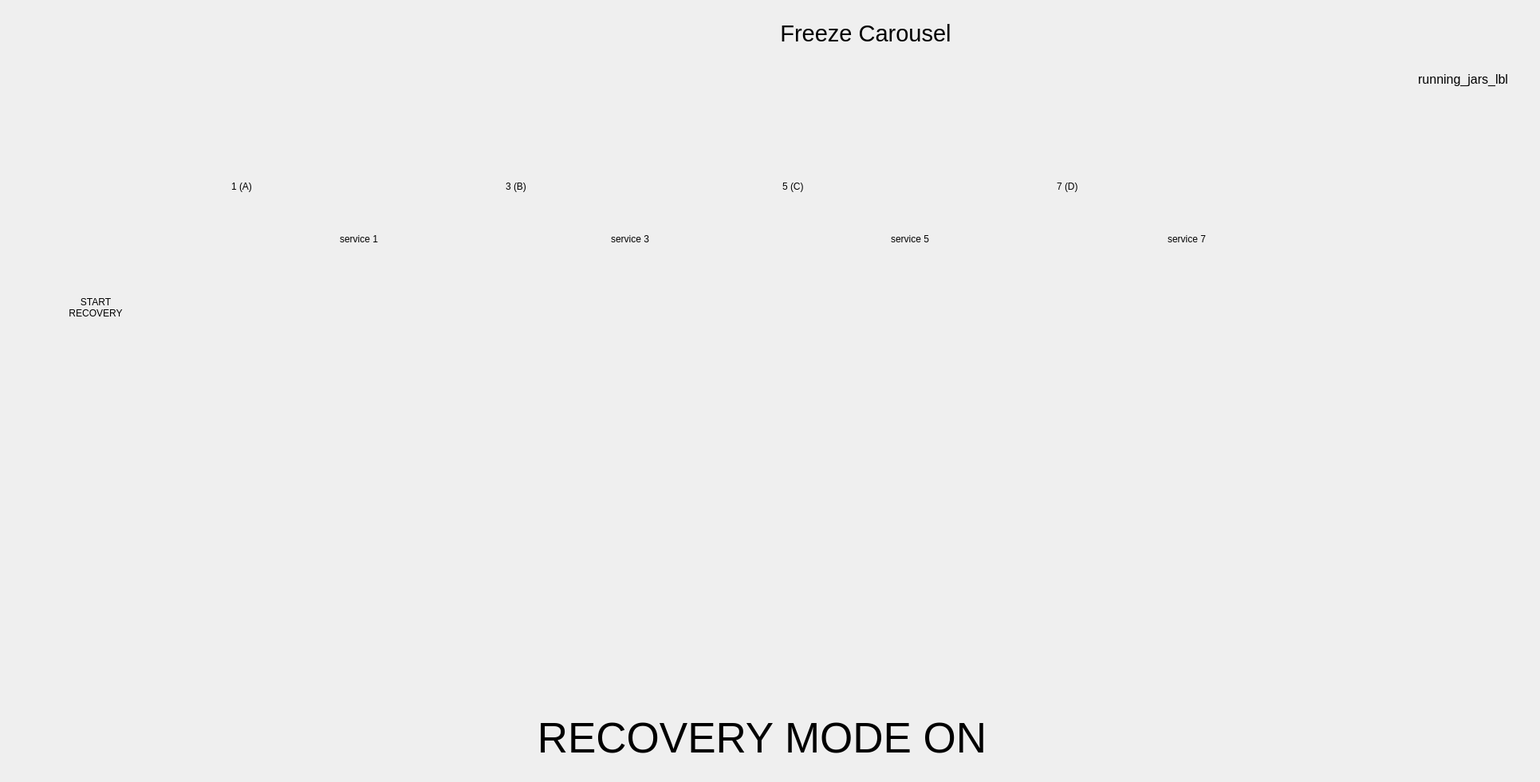
<?xml version="1.0" encoding="UTF-8"?>
<ui version="4.0">
 <class>home_frame</class>
 <widget class="QFrame" name="home_frame">
  <property name="geometry">
   <rect>
    <x>0</x>
    <y>0</y>
    <width>1931</width>
    <height>981</height>
   </rect>
  </property>
  <property name="windowTitle">
   <string>HomeFrame</string>
  </property>
  <widget class="QPushButton" name="service_1_btn">
   <property name="geometry">
    <rect>
     <x>320</x>
     <y>270</y>
     <width>260</width>
     <height>60</height>
    </rect>
   </property>
   <property name="text">
    <string>service 1</string>
   </property>
   <property name="flat">
    <bool>true</bool>
   </property>
   <attribute name="buttonGroup">
    <string notr="true">service_btn_group</string>
   </attribute>
  </widget>
  <widget class="QPushButton" name="service_3_btn">
   <property name="geometry">
    <rect>
     <x>660</x>
     <y>270</y>
     <width>260</width>
     <height>60</height>
    </rect>
   </property>
   <property name="text">
    <string>service 3</string>
   </property>
   <property name="flat">
    <bool>true</bool>
   </property>
   <attribute name="buttonGroup">
    <string notr="true">service_btn_group</string>
   </attribute>
  </widget>
  <widget class="QPushButton" name="service_5_btn">
   <property name="geometry">
    <rect>
     <x>1011</x>
     <y>270</y>
     <width>260</width>
     <height>60</height>
    </rect>
   </property>
   <property name="text">
    <string>service 5</string>
   </property>
   <property name="flat">
    <bool>true</bool>
   </property>
   <attribute name="buttonGroup">
    <string notr="true">service_btn_group</string>
   </attribute>
  </widget>
  <widget class="QPushButton" name="service_7_btn">
   <property name="geometry">
    <rect>
     <x>1358</x>
     <y>270</y>
     <width>260</width>
     <height>60</height>
    </rect>
   </property>
   <property name="text">
    <string>service 7</string>
   </property>
   <property name="flat">
    <bool>true</bool>
   </property>
   <attribute name="buttonGroup">
    <string notr="true">service_btn_group</string>
   </attribute>
  </widget>
  <widget class="QPushButton" name="service_0_btn">
   <property name="geometry">
    <rect>
     <x>70</x>
     <y>230</y>
     <width>201</width>
     <height>91</height>
    </rect>
   </property>
   <property name="autoFillBackground">
    <bool>false</bool>
   </property>
   <property name="styleSheet">
    <string notr="true">background:#EEEEFF</string>
   </property>
   <property name="text">
    <string/>
   </property>
   <property name="icon">
    <iconset>
     <normaloff>../images/alfa_logo.png</normaloff>../images/alfa_logo.png</iconset>
   </property>
   <property name="iconSize">
    <size>
     <width>160</width>
     <height>68</height>
    </size>
   </property>
   <property name="flat">
    <bool>true</bool>
   </property>
   <attribute name="buttonGroup">
    <string notr="true">service_btn_group</string>
   </attribute>
  </widget>
  <widget class="QLabel" name="sinottico">
   <property name="geometry">
    <rect>
     <x>4</x>
     <y>4</y>
     <width>1912</width>
     <height>972</height>
    </rect>
   </property>
   <property name="text">
    <string/>
   </property>
   <property name="pixmap">
    <pixmap>../images/sinottico_CRX80.png</pixmap>
   </property>
   <property name="scaledContents">
    <bool>true</bool>
   </property>
  </widget>
  <widget class="QPushButton" name="feed_jar_btn">
   <property name="geometry">
    <rect>
     <x>40</x>
     <y>460</y>
     <width>141</width>
     <height>91</height>
    </rect>
   </property>
   <property name="text">
    <string/>
   </property>
   <property name="icon">
    <iconset>
     <normaloff>../images/arrow-green.png</normaloff>../images/arrow-green.png</iconset>
   </property>
   <property name="iconSize">
    <size>
     <width>120</width>
     <height>60</height>
    </size>
   </property>
   <property name="flat">
    <bool>true</bool>
   </property>
   <attribute name="buttonGroup">
    <string notr="true">action_btn_group</string>
   </attribute>
  </widget>
  <widget class="QPushButton" name="action_01_btn">
   <property name="geometry">
    <rect>
     <x>182</x>
     <y>560</y>
     <width>71</width>
     <height>61</height>
    </rect>
   </property>
   <property name="text">
    <string/>
   </property>
   <property name="icon">
    <iconset>
     <normaloff>../images/settings.png</normaloff>../images/settings.png</iconset>
   </property>
   <property name="iconSize">
    <size>
     <width>50</width>
     <height>50</height>
    </size>
   </property>
   <property name="flat">
    <bool>true</bool>
   </property>
   <attribute name="buttonGroup">
    <string notr="true">action_btn_group</string>
   </attribute>
  </widget>
  <widget class="QPushButton" name="action_02_btn">
   <property name="geometry">
    <rect>
     <x>320</x>
     <y>470</y>
     <width>71</width>
     <height>61</height>
    </rect>
   </property>
   <property name="text">
    <string/>
   </property>
   <property name="icon">
    <iconset>
     <normaloff>../images/settings.png</normaloff>../images/settings.png</iconset>
   </property>
   <property name="iconSize">
    <size>
     <width>50</width>
     <height>50</height>
    </size>
   </property>
   <property name="flat">
    <bool>true</bool>
   </property>
   <attribute name="buttonGroup">
    <string notr="true">action_btn_group</string>
   </attribute>
  </widget>
  <widget class="QPushButton" name="action_03_btn">
   <property name="geometry">
    <rect>
     <x>660</x>
     <y>470</y>
     <width>71</width>
     <height>61</height>
    </rect>
   </property>
   <property name="text">
    <string/>
   </property>
   <property name="icon">
    <iconset>
     <normaloff>../images/settings.png</normaloff>../images/settings.png</iconset>
   </property>
   <property name="iconSize">
    <size>
     <width>50</width>
     <height>50</height>
    </size>
   </property>
   <property name="flat">
    <bool>true</bool>
   </property>
   <attribute name="buttonGroup">
    <string notr="true">action_btn_group</string>
   </attribute>
  </widget>
  <widget class="QPushButton" name="action_04_btn">
   <property name="geometry">
    <rect>
     <x>1004</x>
     <y>470</y>
     <width>71</width>
     <height>61</height>
    </rect>
   </property>
   <property name="text">
    <string/>
   </property>
   <property name="icon">
    <iconset>
     <normaloff>../images/settings.png</normaloff>../images/settings.png</iconset>
   </property>
   <property name="iconSize">
    <size>
     <width>50</width>
     <height>50</height>
    </size>
   </property>
   <property name="flat">
    <bool>true</bool>
   </property>
   <attribute name="buttonGroup">
    <string notr="true">action_btn_group</string>
   </attribute>
  </widget>
  <widget class="QPushButton" name="action_05_btn">
   <property name="geometry">
    <rect>
     <x>1348</x>
     <y>470</y>
     <width>71</width>
     <height>61</height>
    </rect>
   </property>
   <property name="text">
    <string/>
   </property>
   <property name="icon">
    <iconset>
     <normaloff>../images/settings.png</normaloff>../images/settings.png</iconset>
   </property>
   <property name="iconSize">
    <size>
     <width>50</width>
     <height>50</height>
    </size>
   </property>
   <property name="flat">
    <bool>true</bool>
   </property>
   <attribute name="buttonGroup">
    <string notr="true">action_btn_group</string>
   </attribute>
  </widget>
  <widget class="QPushButton" name="action_06_btn">
   <property name="geometry">
    <rect>
     <x>1683</x>
     <y>560</y>
     <width>71</width>
     <height>61</height>
    </rect>
   </property>
   <property name="text">
    <string/>
   </property>
   <property name="icon">
    <iconset>
     <normaloff>../images/settings.png</normaloff>../images/settings.png</iconset>
   </property>
   <property name="iconSize">
    <size>
     <width>50</width>
     <height>50</height>
    </size>
   </property>
   <property name="flat">
    <bool>true</bool>
   </property>
   <attribute name="buttonGroup">
    <string notr="true">action_btn_group</string>
   </attribute>
  </widget>
  <widget class="QLabel" name="refill_1_lbl">
   <property name="geometry">
    <rect>
     <x>290</x>
     <y>350</y>
     <width>56</width>
     <height>56</height>
    </rect>
   </property>
   <property name="styleSheet">
    <string notr="true">color:#000000;
</string>
   </property>
   <property name="text">
    <string/>
   </property>
   <property name="pixmap">
    <pixmap>../images/tank_gray.png</pixmap>
   </property>
   <property name="scaledContents">
    <bool>true</bool>
   </property>
   <property name="iconSize" stdset="0">
    <size>
     <width>68</width>
     <height>68</height>
    </size>
   </property>
  </widget>
  <widget class="QLabel" name="refill_3_lbl">
   <property name="geometry">
    <rect>
     <x>632</x>
     <y>350</y>
     <width>56</width>
     <height>56</height>
    </rect>
   </property>
   <property name="styleSheet">
    <string notr="true">color:#000000;
</string>
   </property>
   <property name="text">
    <string/>
   </property>
   <property name="pixmap">
    <pixmap>../images/tank_gray.png</pixmap>
   </property>
   <property name="scaledContents">
    <bool>true</bool>
   </property>
   <property name="iconSize" stdset="0">
    <size>
     <width>68</width>
     <height>68</height>
    </size>
   </property>
  </widget>
  <widget class="QLabel" name="refill_5_lbl">
   <property name="geometry">
    <rect>
     <x>978</x>
     <y>350</y>
     <width>56</width>
     <height>56</height>
    </rect>
   </property>
   <property name="styleSheet">
    <string notr="true">color:#000000;
</string>
   </property>
   <property name="text">
    <string/>
   </property>
   <property name="pixmap">
    <pixmap>../images/tank_gray.png</pixmap>
   </property>
   <property name="scaledContents">
    <bool>true</bool>
   </property>
   <property name="iconSize" stdset="0">
    <size>
     <width>68</width>
     <height>68</height>
    </size>
   </property>
  </widget>
  <widget class="QLabel" name="refill_7_lbl">
   <property name="geometry">
    <rect>
     <x>1323</x>
     <y>350</y>
     <width>56</width>
     <height>56</height>
    </rect>
   </property>
   <property name="styleSheet">
    <string notr="true">color:#000000;
</string>
   </property>
   <property name="text">
    <string/>
   </property>
   <property name="pixmap">
    <pixmap>../images/tank_gray.png</pixmap>
   </property>
   <property name="scaledContents">
    <bool>true</bool>
   </property>
   <property name="iconSize" stdset="0">
    <size>
     <width>68</width>
     <height>68</height>
    </size>
   </property>
  </widget>
  <widget class="QLabel" name="reserve_1_label">
   <property name="geometry">
    <rect>
     <x>550</x>
     <y>350</y>
     <width>56</width>
     <height>100</height>
    </rect>
   </property>
   <property name="text">
    <string/>
   </property>
   <property name="pixmap">
    <pixmap>../images/Riserva.gif</pixmap>
   </property>
   <property name="scaledContents">
    <bool>true</bool>
   </property>
  </widget>
  <widget class="QLabel" name="reserve_3_label">
   <property name="geometry">
    <rect>
     <x>890</x>
     <y>350</y>
     <width>56</width>
     <height>100</height>
    </rect>
   </property>
   <property name="text">
    <string/>
   </property>
   <property name="pixmap">
    <pixmap>../images/Riserva.gif</pixmap>
   </property>
   <property name="scaledContents">
    <bool>true</bool>
   </property>
  </widget>
  <widget class="QLabel" name="reserve_5_label">
   <property name="geometry">
    <rect>
     <x>1230</x>
     <y>350</y>
     <width>56</width>
     <height>100</height>
    </rect>
   </property>
   <property name="text">
    <string/>
   </property>
   <property name="pixmap">
    <pixmap>../images/Riserva.gif</pixmap>
   </property>
   <property name="scaledContents">
    <bool>true</bool>
   </property>
  </widget>
  <widget class="QLabel" name="reserve_7_label">
   <property name="geometry">
    <rect>
     <x>1576</x>
     <y>350</y>
     <width>56</width>
     <height>100</height>
    </rect>
   </property>
   <property name="text">
    <string/>
   </property>
   <property name="pixmap">
    <pixmap>../images/Riserva.gif</pixmap>
   </property>
   <property name="scaledContents">
    <bool>true</bool>
   </property>
  </widget>
  <widget class="QPushButton" name="freeze_carousel_btn">
   <property name="geometry">
    <rect>
     <x>850</x>
     <y>8</y>
     <width>471</width>
     <height>68</height>
    </rect>
   </property>
   <property name="font">
    <font>
     <pointsize>22</pointsize>
    </font>
   </property>
   <property name="text">
    <string>Freeze Carousel</string>
   </property>
   <property name="iconSize">
    <size>
     <width>72</width>
     <height>72</height>
    </size>
   </property>
   <property name="flat">
    <bool>true</bool>
   </property>
   <attribute name="buttonGroup">
    <string notr="true">action_btn_group</string>
   </attribute>
  </widget>
  <widget class="QLabel" name="STEP_01_label">
   <property name="geometry">
    <rect>
     <x>180</x>
     <y>460</y>
     <width>85</width>
     <height>85</height>
    </rect>
   </property>
   <property name="scaledContents">
    <bool>true</bool>
   </property>
   <property name="alignment">
    <set>Qt::AlignCenter</set>
   </property>
  </widget>
  <widget class="QLabel" name="STEP_01_02_label">
   <property name="geometry">
    <rect>
     <x>240</x>
     <y>460</y>
     <width>85</width>
     <height>85</height>
    </rect>
   </property>
   <property name="font">
    <font>
     <pointsize>10</pointsize>
    </font>
   </property>
   <property name="scaledContents">
    <bool>true</bool>
   </property>
   <property name="alignment">
    <set>Qt::AlignCenter</set>
   </property>
  </widget>
  <widget class="QLabel" name="STEP_02_label">
   <property name="geometry">
    <rect>
     <x>410</x>
     <y>460</y>
     <width>85</width>
     <height>85</height>
    </rect>
   </property>
   <property name="font">
    <font>
     <pointsize>10</pointsize>
    </font>
   </property>
   <property name="scaledContents">
    <bool>true</bool>
   </property>
   <property name="alignment">
    <set>Qt::AlignCenter</set>
   </property>
  </widget>
  <widget class="QLabel" name="STEP_02_03_label">
   <property name="geometry">
    <rect>
     <x>580</x>
     <y>460</y>
     <width>85</width>
     <height>85</height>
    </rect>
   </property>
   <property name="font">
    <font>
     <pointsize>10</pointsize>
    </font>
   </property>
   <property name="scaledContents">
    <bool>true</bool>
   </property>
   <property name="alignment">
    <set>Qt::AlignCenter</set>
   </property>
  </widget>
  <widget class="QLabel" name="STEP_03_label">
   <property name="geometry">
    <rect>
     <x>750</x>
     <y>460</y>
     <width>85</width>
     <height>85</height>
    </rect>
   </property>
   <property name="font">
    <font>
     <pointsize>10</pointsize>
    </font>
   </property>
   <property name="scaledContents">
    <bool>true</bool>
   </property>
   <property name="alignment">
    <set>Qt::AlignCenter</set>
   </property>
  </widget>
  <widget class="QLabel" name="STEP_03_04_label">
   <property name="geometry">
    <rect>
     <x>930</x>
     <y>460</y>
     <width>85</width>
     <height>85</height>
    </rect>
   </property>
   <property name="font">
    <font>
     <pointsize>10</pointsize>
    </font>
   </property>
   <property name="scaledContents">
    <bool>true</bool>
   </property>
   <property name="alignment">
    <set>Qt::AlignCenter</set>
   </property>
  </widget>
  <widget class="QLabel" name="STEP_04_label">
   <property name="geometry">
    <rect>
     <x>1094</x>
     <y>460</y>
     <width>85</width>
     <height>85</height>
    </rect>
   </property>
   <property name="font">
    <font>
     <pointsize>10</pointsize>
    </font>
   </property>
   <property name="scaledContents">
    <bool>true</bool>
   </property>
   <property name="alignment">
    <set>Qt::AlignCenter</set>
   </property>
  </widget>
  <widget class="QLabel" name="STEP_04_05_label">
   <property name="geometry">
    <rect>
     <x>1275</x>
     <y>460</y>
     <width>85</width>
     <height>85</height>
    </rect>
   </property>
   <property name="font">
    <font>
     <pointsize>10</pointsize>
    </font>
   </property>
   <property name="scaledContents">
    <bool>true</bool>
   </property>
   <property name="alignment">
    <set>Qt::AlignCenter</set>
   </property>
  </widget>
  <widget class="QLabel" name="STEP_05_label">
   <property name="geometry">
    <rect>
     <x>1438</x>
     <y>460</y>
     <width>85</width>
     <height>85</height>
    </rect>
   </property>
   <property name="font">
    <font>
     <pointsize>10</pointsize>
    </font>
   </property>
   <property name="scaledContents">
    <bool>true</bool>
   </property>
   <property name="alignment">
    <set>Qt::AlignCenter</set>
   </property>
  </widget>
  <widget class="QLabel" name="STEP_05_06_label">
   <property name="geometry">
    <rect>
     <x>1619</x>
     <y>460</y>
     <width>85</width>
     <height>85</height>
    </rect>
   </property>
   <property name="font">
    <font>
     <pointsize>10</pointsize>
    </font>
   </property>
   <property name="scaledContents">
    <bool>true</bool>
   </property>
   <property name="alignment">
    <set>Qt::AlignCenter</set>
   </property>
  </widget>
  <widget class="QLabel" name="STEP_06_label">
   <property name="geometry">
    <rect>
     <x>1667</x>
     <y>460</y>
     <width>85</width>
     <height>85</height>
    </rect>
   </property>
   <property name="scaledContents">
    <bool>true</bool>
   </property>
   <property name="alignment">
    <set>Qt::AlignCenter</set>
   </property>
  </widget>
  <widget class="QLabel" name="container_presence_1_label">
   <property name="geometry">
    <rect>
     <x>440</x>
     <y>450</y>
     <width>24</width>
     <height>24</height>
    </rect>
   </property>
   <property name="text">
    <string/>
   </property>
   <property name="scaledContents">
    <bool>true</bool>
   </property>
  </widget>
  <widget class="QLabel" name="container_presence_3_label">
   <property name="geometry">
    <rect>
     <x>780</x>
     <y>450</y>
     <width>24</width>
     <height>24</height>
    </rect>
   </property>
   <property name="text">
    <string/>
   </property>
   <property name="scaledContents">
    <bool>true</bool>
   </property>
  </widget>
  <widget class="QLabel" name="container_presence_5_label">
   <property name="geometry">
    <rect>
     <x>1124</x>
     <y>450</y>
     <width>24</width>
     <height>24</height>
    </rect>
   </property>
   <property name="text">
    <string/>
   </property>
   <property name="scaledContents">
    <bool>true</bool>
   </property>
  </widget>
  <widget class="QLabel" name="container_presence_7_label">
   <property name="geometry">
    <rect>
     <x>1464</x>
     <y>450</y>
     <width>24</width>
     <height>24</height>
    </rect>
   </property>
   <property name="text">
    <string/>
   </property>
   <property name="scaledContents">
    <bool>true</bool>
   </property>
  </widget>
  <widget class="QLabel" name="load_lifter_up_label">
   <property name="geometry">
    <rect>
     <x>1770</x>
     <y>440</y>
     <width>24</width>
     <height>24</height>
    </rect>
   </property>
   <property name="text">
    <string/>
   </property>
   <property name="scaledContents">
    <bool>true</bool>
   </property>
  </widget>
  <widget class="QLabel" name="load_lifter_down_label">
   <property name="geometry">
    <rect>
     <x>1770</x>
     <y>820</y>
     <width>24</width>
     <height>24</height>
    </rect>
   </property>
   <property name="text">
    <string/>
   </property>
   <property name="scaledContents">
    <bool>true</bool>
   </property>
  </widget>
  <widget class="QLabel" name="unload_lifter_up_label">
   <property name="geometry">
    <rect>
     <x>380</x>
     <y>550</y>
     <width>24</width>
     <height>24</height>
    </rect>
   </property>
   <property name="text">
    <string/>
   </property>
   <property name="scaledContents">
    <bool>true</bool>
   </property>
  </widget>
  <widget class="QLabel" name="running_jars_lbl">
   <property name="geometry">
    <rect>
     <x>1710</x>
     <y>90</y>
     <width>181</width>
     <height>201</height>
    </rect>
   </property>
   <property name="font">
    <font>
     <pointsize>12</pointsize>
    </font>
   </property>
   <property name="autoFillBackground">
    <bool>false</bool>
   </property>
   <property name="text">
    <string>running_jars_lbl</string>
   </property>
   <property name="alignment">
    <set>Qt::AlignRight|Qt::AlignTop|Qt::AlignTrailing</set>
   </property>
   <property name="wordWrap">
    <bool>true</bool>
   </property>
  </widget>
  <widget class="QLabel" name="head_id_1_lbl">
   <property name="geometry">
    <rect>
     <x>290</x>
     <y>210</y>
     <width>120</width>
     <height>48</height>
    </rect>
   </property>
   <property name="styleSheet">
    <string notr="true">color:#000000;
</string>
   </property>
   <property name="text">
    <string>1 (A)</string>
   </property>
   <property name="scaledContents">
    <bool>true</bool>
   </property>
   <property name="iconSize" stdset="0">
    <size>
     <width>68</width>
     <height>68</height>
    </size>
   </property>
  </widget>
  <widget class="QLabel" name="head_id_3_lbl">
   <property name="geometry">
    <rect>
     <x>634</x>
     <y>210</y>
     <width>120</width>
     <height>48</height>
    </rect>
   </property>
   <property name="styleSheet">
    <string notr="true">color:#000000;
</string>
   </property>
   <property name="text">
    <string>3 (B)</string>
   </property>
   <property name="scaledContents">
    <bool>true</bool>
   </property>
   <property name="iconSize" stdset="0">
    <size>
     <width>68</width>
     <height>68</height>
    </size>
   </property>
  </widget>
  <widget class="QLabel" name="head_id_5_lbl">
   <property name="geometry">
    <rect>
     <x>981</x>
     <y>210</y>
     <width>120</width>
     <height>48</height>
    </rect>
   </property>
   <property name="styleSheet">
    <string notr="true">color:#000000;
</string>
   </property>
   <property name="text">
    <string>5 (C)</string>
   </property>
   <property name="scaledContents">
    <bool>true</bool>
   </property>
   <property name="iconSize" stdset="0">
    <size>
     <width>68</width>
     <height>68</height>
    </size>
   </property>
  </widget>
  <widget class="QLabel" name="head_id_7_lbl">
   <property name="geometry">
    <rect>
     <x>1325</x>
     <y>210</y>
     <width>120</width>
     <height>48</height>
    </rect>
   </property>
   <property name="styleSheet">
    <string notr="true">color:#000000;
</string>
   </property>
   <property name="text">
    <string>7 (D)</string>
   </property>
   <property name="scaledContents">
    <bool>true</bool>
   </property>
   <property name="iconSize" stdset="0">
    <size>
     <width>68</width>
     <height>68</height>
    </size>
   </property>
  </widget>
  <widget class="QLabel" name="expiry_1_label">
   <property name="geometry">
    <rect>
     <x>470</x>
     <y>350</y>
     <width>56</width>
     <height>100</height>
    </rect>
   </property>
   <property name="text">
    <string/>
   </property>
   <property name="pixmap">
    <pixmap>../images/Riserva.gif</pixmap>
   </property>
   <property name="scaledContents">
    <bool>true</bool>
   </property>
  </widget>
  <widget class="QLabel" name="expiry_3_label">
   <property name="geometry">
    <rect>
     <x>810</x>
     <y>350</y>
     <width>56</width>
     <height>100</height>
    </rect>
   </property>
   <property name="text">
    <string/>
   </property>
   <property name="pixmap">
    <pixmap>../images/Riserva.gif</pixmap>
   </property>
   <property name="scaledContents">
    <bool>true</bool>
   </property>
  </widget>
  <widget class="QLabel" name="expiry_5_label">
   <property name="geometry">
    <rect>
     <x>1150</x>
     <y>350</y>
     <width>56</width>
     <height>100</height>
    </rect>
   </property>
   <property name="text">
    <string/>
   </property>
   <property name="pixmap">
    <pixmap>../images/Riserva.gif</pixmap>
   </property>
   <property name="scaledContents">
    <bool>true</bool>
   </property>
  </widget>
  <widget class="QLabel" name="expiry_7_label">
   <property name="geometry">
    <rect>
     <x>1495</x>
     <y>350</y>
     <width>56</width>
     <height>100</height>
    </rect>
   </property>
   <property name="text">
    <string/>
   </property>
   <property name="pixmap">
    <pixmap>../images/Riserva.gif</pixmap>
   </property>
   <property name="scaledContents">
    <bool>true</bool>
   </property>
  </widget>
  <widget class="QLabel" name="lbl_recovery">
   <property name="enabled">
    <bool>true</bool>
   </property>
   <property name="geometry">
    <rect>
     <x>540</x>
     <y>900</y>
     <width>831</width>
     <height>51</height>
    </rect>
   </property>
   <property name="font">
    <font>
     <pointsize>40</pointsize>
    </font>
   </property>
   <property name="text">
    <string>RECOVERY MODE ON</string>
   </property>
   <property name="alignment">
    <set>Qt::AlignCenter</set>
   </property>
  </widget>
  <widget class="QPushButton" name="recovery_btn">
   <property name="geometry">
    <rect>
     <x>20</x>
     <y>340</y>
     <width>200</width>
     <height>91</height>
    </rect>
   </property>
   <property name="text">
    <string notr="true">START
RECOVERY</string>
   </property>
   <property name="iconSize">
    <size>
     <width>145</width>
     <height>85</height>
    </size>
   </property>
   <property name="flat">
    <bool>true</bool>
   </property>
   <attribute name="buttonGroup">
    <string notr="true">action_btn_group</string>
   </attribute>
  </widget>
  <widget class="QPushButton" name="recovery_info_btn">
   <property name="geometry">
    <rect>
     <x>1370</x>
     <y>900</y>
     <width>71</width>
     <height>61</height>
    </rect>
   </property>
   <property name="text">
    <string/>
   </property>
   <property name="icon">
    <iconset>
     <normaloff>../images/info.png</normaloff>../images/info.png</iconset>
   </property>
   <property name="iconSize">
    <size>
     <width>50</width>
     <height>50</height>
    </size>
   </property>
   <property name="flat">
    <bool>true</bool>
   </property>
  </widget>
  <widget class="QLabel" name="fw_align_ko_lbl">
   <property name="geometry">
    <rect>
     <x>100</x>
     <y>60</y>
     <width>141</width>
     <height>141</height>
    </rect>
   </property>
   <property name="styleSheet">
    <string notr="true">color:#000000;
</string>
   </property>
   <property name="text">
    <string/>
   </property>
   <property name="pixmap">
    <pixmap>../images/warning_blinking.gif</pixmap>
   </property>
   <property name="scaledContents">
    <bool>true</bool>
   </property>
   <property name="iconSize" stdset="0">
    <size>
     <width>68</width>
     <height>68</height>
    </size>
   </property>
  </widget>
  <zorder>sinottico</zorder>
  <zorder>service_1_btn</zorder>
  <zorder>service_3_btn</zorder>
  <zorder>service_5_btn</zorder>
  <zorder>service_7_btn</zorder>
  <zorder>service_0_btn</zorder>
  <zorder>feed_jar_btn</zorder>
  <zorder>action_01_btn</zorder>
  <zorder>action_02_btn</zorder>
  <zorder>action_03_btn</zorder>
  <zorder>action_04_btn</zorder>
  <zorder>action_05_btn</zorder>
  <zorder>action_06_btn</zorder>
  <zorder>reserve_1_label</zorder>
  <zorder>reserve_3_label</zorder>
  <zorder>reserve_5_label</zorder>
  <zorder>reserve_7_label</zorder>
  <zorder>freeze_carousel_btn</zorder>
  <zorder>STEP_01_label</zorder>
  <zorder>STEP_01_02_label</zorder>
  <zorder>STEP_02_label</zorder>
  <zorder>STEP_02_03_label</zorder>
  <zorder>STEP_03_label</zorder>
  <zorder>STEP_03_04_label</zorder>
  <zorder>STEP_04_label</zorder>
  <zorder>STEP_04_05_label</zorder>
  <zorder>STEP_05_label</zorder>
  <zorder>STEP_05_06_label</zorder>
  <zorder>STEP_06_label</zorder>
  <zorder>container_presence_1_label</zorder>
  <zorder>container_presence_3_label</zorder>
  <zorder>container_presence_5_label</zorder>
  <zorder>container_presence_7_label</zorder>
  <zorder>load_lifter_up_label</zorder>
  <zorder>load_lifter_down_label</zorder>
  <zorder>unload_lifter_up_label</zorder>
  <zorder>refill_1_lbl</zorder>
  <zorder>refill_3_lbl</zorder>
  <zorder>refill_5_lbl</zorder>
  <zorder>refill_7_lbl</zorder>
  <zorder>running_jars_lbl</zorder>
  <zorder>head_id_1_lbl</zorder>
  <zorder>head_id_3_lbl</zorder>
  <zorder>head_id_5_lbl</zorder>
  <zorder>head_id_7_lbl</zorder>
  <zorder>expiry_1_label</zorder>
  <zorder>expiry_3_label</zorder>
  <zorder>expiry_5_label</zorder>
  <zorder>expiry_7_label</zorder>
  <zorder>lbl_recovery</zorder>
  <zorder>recovery_info_btn</zorder>
  <zorder>recovery_btn</zorder>
  <zorder>fw_align_ko_lbl</zorder>
 </widget>
 <resources/>
 <connections/>
 <buttongroups>
  <buttongroup name="action_btn_group"/>
  <buttongroup name="service_btn_group"/>
 </buttongroups>
</ui>
